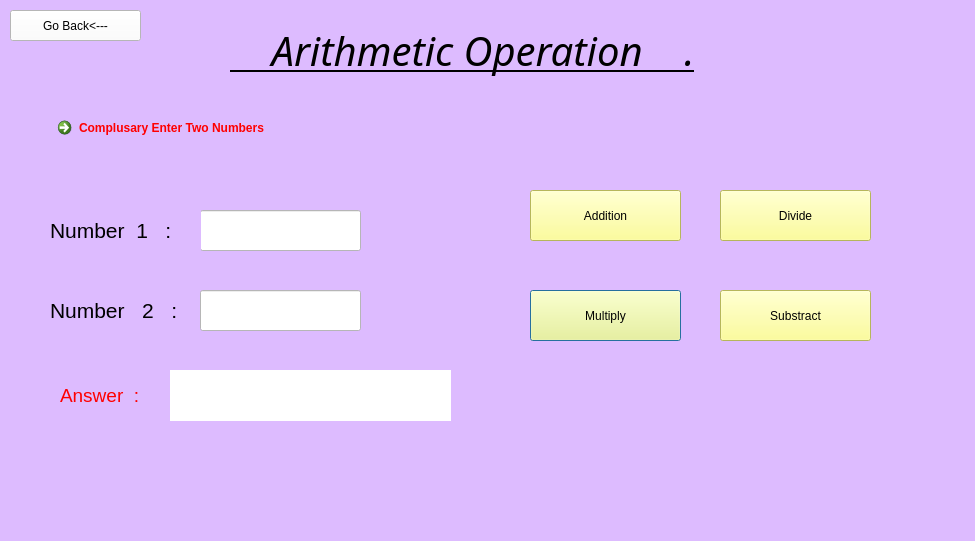
<?xml version="1.0" encoding="UTF-8"?>
<ui version="4.0">
 <class>Dialog</class>
 <widget class="QDialog" name="Dialog">
  <property name="geometry">
   <rect>
    <x>0</x>
    <y>0</y>
    <width>975</width>
    <height>541</height>
   </rect>
  </property>
  <property name="windowTitle">
   <string>Dialog</string>
  </property>
  <property name="styleSheet">
   <string notr="true">background-color: rgb(221, 187, 255);</string>
  </property>
  <widget class="QPushButton" name="b3">
   <property name="geometry">
    <rect>
     <x>530</x>
     <y>290</y>
     <width>151</width>
     <height>51</height>
    </rect>
   </property>
   <property name="styleSheet">
    <string notr="true">background-color: rgb(255, 255, 127);
font: 75 14pt &quot;MS Shell Dlg 2&quot;;
font: 75 14pt &quot;MS Shell Dlg 2&quot;;</string>
   </property>
   <property name="text">
    <string>Multiply</string>
   </property>
  </widget>
  <widget class="QLabel" name="label_11">
   <property name="geometry">
    <rect>
     <x>230</x>
     <y>20</y>
     <width>641</width>
     <height>61</height>
    </rect>
   </property>
   <property name="font">
    <font>
     <family>Sitka Small</family>
     <pointsize>30</pointsize>
     <weight>9</weight>
     <italic>true</italic>
     <bold>false</bold>
     <underline>true</underline>
    </font>
   </property>
   <property name="styleSheet">
    <string notr="true">border-color: rgb(0, 0, 0);

text-decoration: underline;
font: 75 italic 30pt &quot;Sitka Small&quot;;
</string>
   </property>
   <property name="text">
    <string>    Arithmetic Operation    .</string>
   </property>
  </widget>
  <widget class="QPushButton" name="b4">
   <property name="geometry">
    <rect>
     <x>720</x>
     <y>190</y>
     <width>151</width>
     <height>51</height>
    </rect>
   </property>
   <property name="styleSheet">
    <string notr="true">background-color: rgb(255, 255, 127);
font: 75 14pt &quot;MS Shell Dlg 2&quot;;</string>
   </property>
   <property name="text">
    <string>Divide</string>
   </property>
  </widget>
  <widget class="QLabel" name="label_2">
   <property name="geometry">
    <rect>
     <x>50</x>
     <y>290</y>
     <width>151</width>
     <height>41</height>
    </rect>
   </property>
   <property name="font">
    <font>
     <family>MS Shell Dlg 2</family>
     <pointsize>16</pointsize>
     <weight>9</weight>
     <italic>false</italic>
     <bold>false</bold>
    </font>
   </property>
   <property name="styleSheet">
    <string notr="true">font: 75 16pt &quot;MS Shell Dlg 2&quot;;</string>
   </property>
   <property name="text">
    <string>Number   2   :</string>
   </property>
  </widget>
  <widget class="QLabel" name="res">
   <property name="geometry">
    <rect>
     <x>170</x>
     <y>370</y>
     <width>281</width>
     <height>51</height>
    </rect>
   </property>
   <property name="font">
    <font>
     <pointsize>11</pointsize>
     <weight>75</weight>
     <bold>true</bold>
    </font>
   </property>
   <property name="styleSheet">
    <string notr="true">background-color: rgb(255, 255, 255);</string>
   </property>
   <property name="text">
    <string/>
   </property>
  </widget>
  <widget class="QLineEdit" name="n1">
   <property name="geometry">
    <rect>
     <x>200</x>
     <y>210</y>
     <width>161</width>
     <height>41</height>
    </rect>
   </property>
   <property name="font">
    <font>
     <pointsize>10</pointsize>
    </font>
   </property>
   <property name="styleSheet">
    <string notr="true">background-color: rgb(255, 255, 255);</string>
   </property>
  </widget>
  <widget class="QCommandLinkButton" name="commandLinkButton">
   <property name="geometry">
    <rect>
     <x>50</x>
     <y>110</y>
     <width>431</width>
     <height>61</height>
    </rect>
   </property>
   <property name="styleSheet">
    <string notr="true">font: 75 15pt &quot;Bell MT&quot;;
color: rgb(255, 0, 0);</string>
   </property>
   <property name="text">
    <string>Complusary Enter Two Numbers</string>
   </property>
  </widget>
  <widget class="QPushButton" name="b1">
   <property name="geometry">
    <rect>
     <x>530</x>
     <y>190</y>
     <width>151</width>
     <height>51</height>
    </rect>
   </property>
   <property name="styleSheet">
    <string notr="true">background-color: rgb(255, 255, 127);
font: 75 14pt &quot;MS Shell Dlg 2&quot;;</string>
   </property>
   <property name="text">
    <string>Addition</string>
   </property>
  </widget>
  <widget class="QPushButton" name="b2">
   <property name="geometry">
    <rect>
     <x>720</x>
     <y>290</y>
     <width>151</width>
     <height>51</height>
    </rect>
   </property>
   <property name="styleSheet">
    <string notr="true">background-color: rgb(255, 255, 127);
font: 75 14pt &quot;MS Shell Dlg 2&quot;;
</string>
   </property>
   <property name="text">
    <string>Substract</string>
   </property>
  </widget>
  <widget class="QLineEdit" name="n2">
   <property name="geometry">
    <rect>
     <x>200</x>
     <y>290</y>
     <width>161</width>
     <height>41</height>
    </rect>
   </property>
   <property name="font">
    <font>
     <pointsize>10</pointsize>
    </font>
   </property>
   <property name="styleSheet">
    <string notr="true">background-color: rgb(255, 255, 255);</string>
   </property>
  </widget>
  <widget class="QLabel" name="label">
   <property name="geometry">
    <rect>
     <x>50</x>
     <y>210</y>
     <width>151</width>
     <height>41</height>
    </rect>
   </property>
   <property name="font">
    <font>
     <family>MS Shell Dlg 2</family>
     <pointsize>16</pointsize>
     <weight>9</weight>
     <italic>false</italic>
     <bold>false</bold>
    </font>
   </property>
   <property name="styleSheet">
    <string notr="true">font: 75 16pt &quot;MS Shell Dlg 2&quot;;</string>
   </property>
   <property name="text">
    <string>Number  1   :</string>
   </property>
  </widget>
  <widget class="QLabel" name="label_6">
   <property name="geometry">
    <rect>
     <x>60</x>
     <y>370</y>
     <width>101</width>
     <height>51</height>
    </rect>
   </property>
   <property name="font">
    <font>
     <family>MS Shell Dlg 2</family>
     <pointsize>14</pointsize>
     <weight>9</weight>
     <italic>false</italic>
     <bold>false</bold>
    </font>
   </property>
   <property name="styleSheet">
    <string notr="true">color: rgb(255, 0, 0);


font: 75 14pt &quot;MS Shell Dlg 2&quot;;</string>
   </property>
   <property name="text">
    <string>Answer  : </string>
   </property>
  </widget>
  <widget class="QPushButton" name="goback1">
   <property name="geometry">
    <rect>
     <x>10</x>
     <y>10</y>
     <width>131</width>
     <height>31</height>
    </rect>
   </property>
   <property name="styleSheet">
    <string notr="true">font: 75 12pt &quot;MS Shell Dlg 2&quot;;
background-color: rgb(255, 255, 255);</string>
   </property>
   <property name="text">
    <string>Go Back&lt;---</string>
   </property>
  </widget>
 </widget>
 <resources/>
 <connections/>
</ui>
